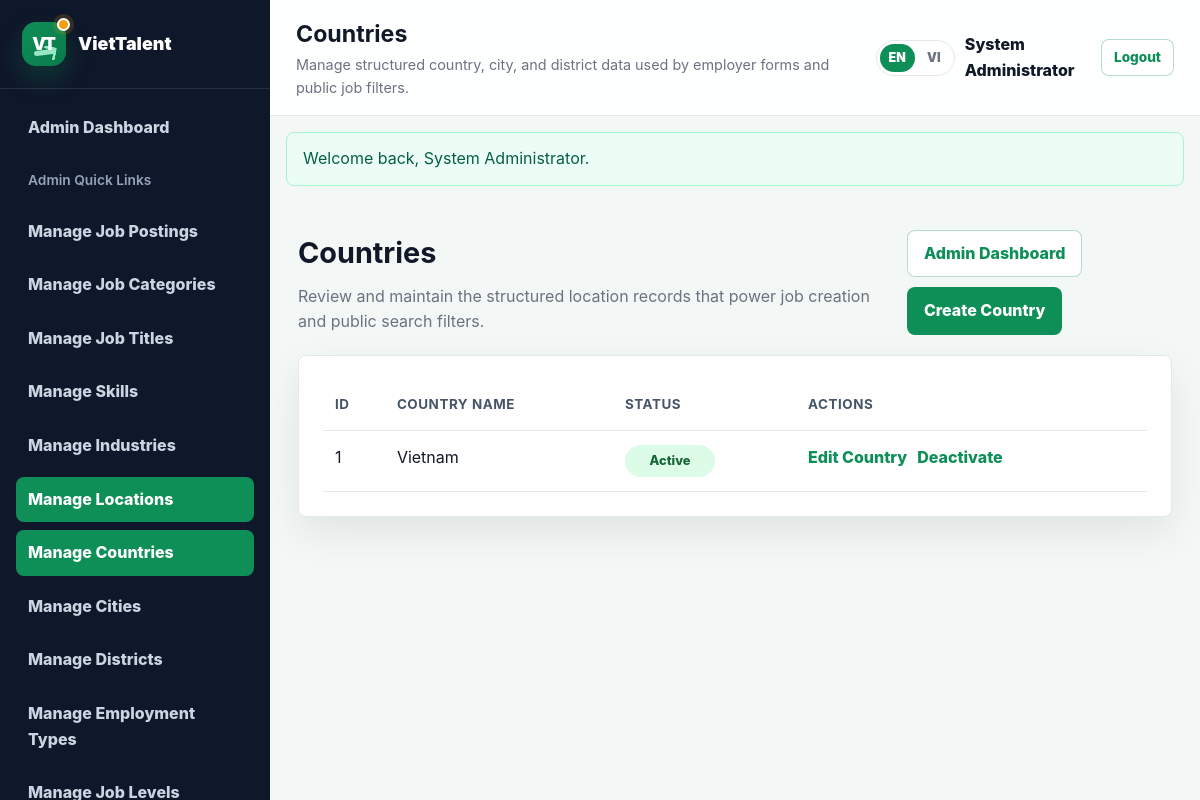
Page /public/index.php?page=admin_countries (signed in) on the earlier database version.
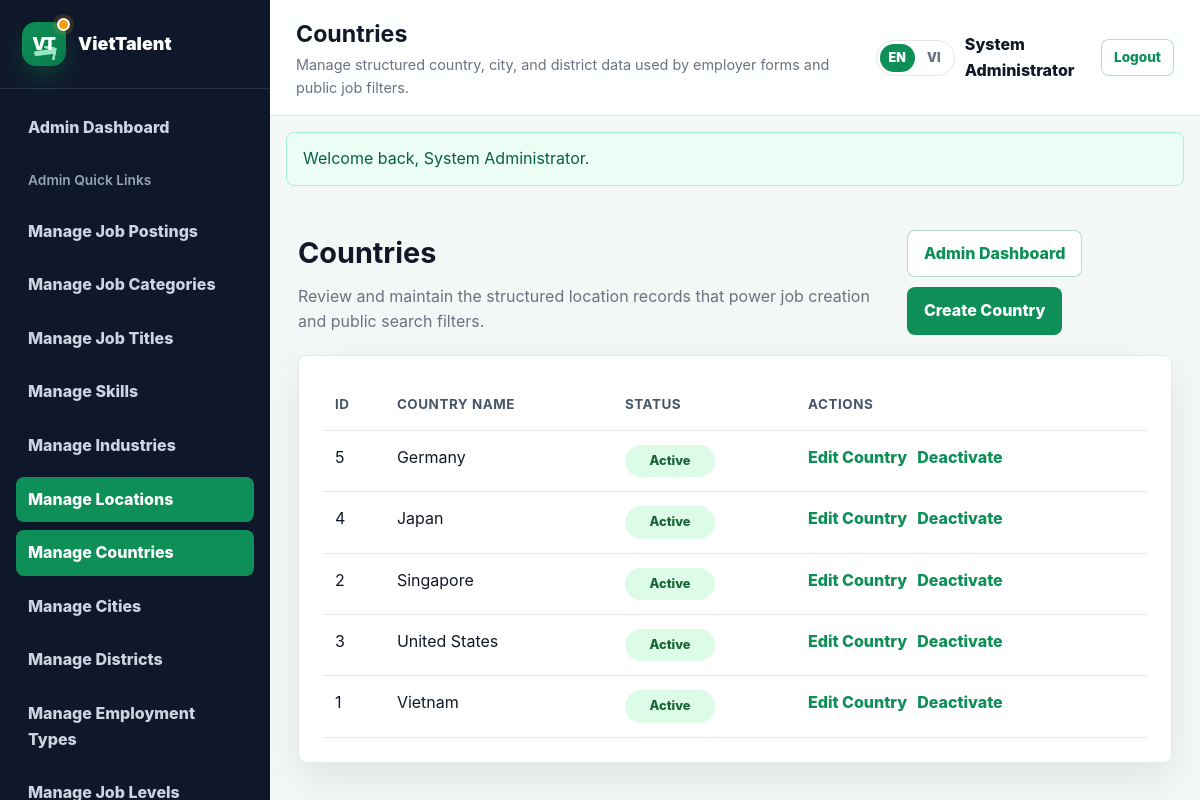
Same page on the later database version.
### tables this page shows
CREATE TABLE countries (
  id INT UNSIGNED AUTO_INCREMENT PRIMARY KEY,
  name VARCHAR(100) NOT NULL UNIQUE,
  status ENUM('active', 'inactive') NOT NULL DEFAULT 'active'
);

### app/Core/Controller.php (called while the page is built, shortened)
<?php
class Controller {
    protected function view($path, $data = []) {
        extract($data);
        require APP_ROOT . '/resources/views/' . $path . '.php';
    }
}

### app/Controllers/AdminController.php (called while the page is built, shortened)
<?php
class AdminController extends Controller {
    private $lookupModel;
    public function __construct() {
        $this->lookupModel = new Lookup();
    }
    public function countriesIndex() {
        $this->renderLocationIndex('countries');
    }
    private function renderLocationIndex($type) {
        $meta = $this->getLocationMetaOr404($type);
        $this->view('layouts/dashboard', [
            'title' => t($meta['title_key']),
            'subtitle' => t('location_management_subtitle'),
            'content' => 'admin/locations/index',
            'role' => 'admin',
            'activeNav' => 'locations',
            'activeLocationType' => $meta['key'],
            'styles' => ['css/jobs.css'],
            'locationMeta' => $meta,
            'records' => $this->loadLocationRecords($meta['key']),
        ]);
    }
    private function getLocationMetaOr404($type) {
        $meta = $this->getLocationMeta($type);
        return $meta;
    }
    private function getLocationMeta($type) {
        return $map[$type] ?? null;
    }
    private function loadLocationRecords($type) {
        if ($type === 'countries') {
            return $this->lookupModel->getCountries();
        }
        return $this->lookupModel->getDistricts();
    }
}

### app/Core/Router.php (called while the page is built, shortened)
<?php
class Router {
    private $routes = [];
    public function add($page, $controller, $method, $role = null) {
        $this->routes[$page] = [
            'controller' => $controller,
            'method' => $method,
            'role' => $role,
        ];
    }
    public function dispatch() {
        $page = $_GET['page'] ?? 'home';
        $route = $this->routes[$page];
        $controller = new $controllerName();
        $controller->{$route['method']}();
    }
}

### public/index.php (called while the page is built, shortened)
<?php
require_once __DIR__ . '/../config/database.php';
require_once APP_ROOT . '/app/Core/Database.php';
require_once APP_ROOT . '/app/Core/Controller.php';
require_once APP_ROOT . '/app/Core/Router.php';
require_once APP_ROOT . '/app/Helpers/url.php';
require_once APP_ROOT . '/app/Helpers/session.php';
require_once APP_ROOT . '/app/Helpers/lang.php';
$router = new Router();
$router->add('home', 'HomeController', 'index');
$router->add('login', 'AuthController', 'loginForm');
$router->add('login_submit', 'AuthController', 'login');
$router->add('register', 'AuthController', 'registerForm');
$router->add('register_submit', 'AuthController', 'register');
$router->add('logout', 'AuthController', 'logout');
$router->add('set_language', 'LanguageController', 'set');
$router->add('admin_dashboard', 'DashboardController', 'admin', 'admin');
$router->add('admin_jobs', 'AdminController', 'index', 'admin');
$router->add('admin_job_view', 'AdminController', 'show', 'admin');
$router->add('admin_job_set_status', 'AdminController', 'setStatus', 'admin');
$router->add('admin_lookup', 'AdminController', 'lookupIndex', 'admin');
$router->add('admin_lookup_create', 'AdminController', 'lookupCreate', 'admin');
$router->add('admin_lookup_store', 'AdminController', 'lookupStore', 'admin');
$router->add('admin_lookup_edit', 'AdminController', 'lookupEdit', 'admin');
$router->add('admin_lookup_update', 'AdminController', 'lookupUpdate', 'admin');
$router->add('admin_lookup_toggle_status', 'AdminController', 'lookupToggleStatus', 'admin');
$router->add('admin_locations', 'AdminController', 'locationsIndex', 'admin');
$router->add('admin_countries', 'AdminController', 'countriesIndex', 'admin');
$router->add('admin_country_create', 'AdminController', 'countryCreate', 'admin');
$router->add('admin_country_store', 'AdminController', 'countryStore', 'admin');
$router->add('admin_country_edit', 'AdminController', 'countryEdit', 'admin');
$router->add('admin_country_update', 'AdminController', 'countryUpdate', 'admin');
$router->add('admin_country_toggle_status', 'AdminController', 'countryToggleStatus', 'admin');
$router->add('admin_cities', 'AdminController', 'citiesIndex', 'admin');
$router->add('admin_city_create', 'AdminController', 'cityCreate', 'admin');
$router->add('admin_city_store', 'AdminController', 'cityStore', 'admin');
$router->add('admin_city_edit', 'AdminController', 'cityEdit', 'admin');
$router->add('admin_city_update', 'AdminController', 'cityUpdate', 'admin');
$router->add('admin_city_toggle_status', 'AdminController', 'cityToggleStatus', 'admin');
$router->add('admin_districts', 'AdminController', 'districtsIndex', 'admin');
$router->add('admin_district_create', 'AdminController', 'districtCreate', 'admin');
$router->add('admin_district_store', 'AdminController', 'districtStore', 'admin');
$router->add('admin_district_edit', 'AdminController', 'districtEdit', 'admin');
$router->add('admin_district_update', 'AdminController', 'districtUpdate', 'admin');
$router->add('admin_district_toggle_status', 'AdminController', 'districtToggleStatus', 'admin');
$router->add('jobs', 'PublicJobController', 'index');
$router->add('jobs_search', 'PublicJobController', 'search');
$router->add('job_detail', 'PublicJobController', 'show');
$router->add('locations', 'HomeController', 'locations');
$router->add('forgot_password', 'AuthController', 'forgotForm');
$router->add('forgot_password_submit', 'AuthController', 'forgotSubmit');
$router->add('reset_password', 'AuthController', 'resetForm');
$router->add('reset_password_submit', 'AuthController', 'resetSubmit');
$router->add('employer_dashboard', 'DashboardController', 'employer', 'employer');
$router->add('job_seeker_dashboard', 'DashboardController', 'jobSeeker', 'job_seeker');
$router->add('employer_jobs', 'EmployerController', 'index', 'employer');
$router->add('employer_job_create', 'EmployerController', 'create', 'employer');
$router->add('employer_job_store', 'EmployerController', 'store', 'employer');
$router->add('employer_job_view', 'EmployerController', 'show', 'employer');
$router->add('employer_job_edit', 'EmployerController', 'edit', 'employer');
$router->add('employer_job_update', 'EmployerController', 'update', 'employer');
$router->add('employer_job_delete', 'EmployerController', 'delete', 'employer');
$router->add('employer_job_toggle_status', 'EmployerController', 'toggleStatus', 'employer');
$router->add('sitemap', 'HomeController', 'sitemap');
$router->add('robots', 'HomeController', 'robots');
$router->dispatch();

### app/Helpers/lang.php (called while the page is built, shortened)
<?php
function currentLang() {
    $lang = $_SESSION['lang'] ?? 'en';
    return in_array($lang, ['en', 'vi'], true) ? $lang : 'en';
}
function t($key) {
    $lang = currentLang();
    return $translations[$lang][$key] ?? $translations['en'][$key] ?? $key;
}

### app/Helpers/url.php (called while the page is built, shortened)
<?php
function url($page, $params = []) {
    $query = array_merge(['page' => $page], $params);
    return BASE_URL . '/index.php?' . http_build_query($query);
}
function e($value) {
    return htmlspecialchars((string)($value ?? ''), ENT_QUOTES, 'UTF-8');
}

### app/Core/Database.php (called while the page is built, shortened)
<?php
class Database {
    private $pdo;
    private function __construct() {
        $dsn = 'mysql:host=' . DB_HOST . ';dbname=' . DB_NAME . ';charset=' . DB_CHARSET;
        $this->pdo = new PDO($dsn, DB_USER, DB_PASS, [
            PDO::ATTR_ERRMODE => PDO::ERRMODE_EXCEPTION,
            PDO::ATTR_DEFAULT_FETCH_MODE => PDO::FETCH_ASSOC,
            PDO::ATTR_EMULATE_PREPARES => false,
        ]);
    }
    public function fetchAll($sql, $params = []) {
        $stmt = $this->pdo->prepare($sql);
        $stmt->execute($params);
        return $stmt->fetchAll();
    }
}

### app/Models/Lookup.php (called while the page is built, shortened)
<?php
class Lookup {
    private $db;
    public function __construct() {
        $this->db = Database::getInstance();
    }
    public function getCountries() {
        return $this->db->fetchAll(
            'SELECT id, name, status
             FROM countries
             ORDER BY name ASC, id ASC'
        );
    }
}

### resources/views/admin/locations/index.php (the view, shortened to what the rows shown need)
<section class="dashboard-stack">
    <div class="section-toolbar">
        <div>
            <h2><?= e(t($locationMeta['title_key'])) ?></h2>
        </div>
    </div>
    <section class="card section-card">
        <?php if (empty($records)): ?>
            <div class="empty-state">
                <p><?= e(t('no_records_available')) ?></p>
                <a class="btn btn-primary" href="<?= url($locationMeta['create_route']) ?>"><?= e(t($locationMeta['create_title_key'])) ?></a>
            </div>
        <?php else: ?>
            <div class="table-wrap">
                <table class="data-table">
                    <thead>
                        <tr>
                            <th>ID</th>
                            <th><?= e(t($locationMeta['name_label_key'])) ?></th>
                            <th><?= e(t('status')) ?></th>
                            <th><?= e(t('actions')) ?></th>
                        </tr>
                    </thead>
                    <tbody>
                        <?php foreach ($records as $record): ?>
                            <tr>
                                <td><?= e((string)$record['id']) ?></td>
                                <td><?= e($record['name']) ?></td>
                                <td><span class="status-badge status-<?= e($record['status']) ?>"><?= e(t($record['status'])) ?></span></td>
                                <td>
                                    <div class="table-actions">
                                        <a class="table-action" href="<?= url($locationMeta['edit_route'], ['id' => $record['id']]) ?>"><?= e(t($locationMeta['edit_title_key'])) ?></a>
                                        <a class="table-action" href="<?= url($locationMeta['toggle_route'], ['id' => $record['id']]) ?>"><?= e($record['status'] === 'active' ? t('deactivate') : t('activate')) ?></a>
                                    </div>
                                </td>
                            </tr>
                        <?php endforeach; ?>
                    </tbody>
                </table>
            </div>
        <?php endif; ?>
    </section>
</section>

Differences in the rows shown:
added countries: id "5", name "Germany", status "Active", status "Deactivate"
added countries: id "4", name "Japan", status "Active", status "Deactivate"
added countries: id "2", name "Singapore", status "Active", status "Deactivate"
added countries: id "3", name "United States", status "Active", status "Deactivate"
